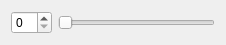
<?xml version="1.0" encoding="UTF-8"?>
<ui version="4.0">
 <class>SmallWidget</class>
 <widget class="QWidget" name="SmallWidget">
  <property name="geometry">
   <rect>
    <x>0</x>
    <y>0</y>
    <width>226</width>
    <height>44</height>
   </rect>
  </property>
  <property name="windowTitle">
   <string>Form</string>
  </property>
  <layout class="QHBoxLayout" name="horizontalLayout">
   <item>
    <widget class="QSpinBox" name="spinBox"/>
   </item>
   <item>
    <widget class="QSlider" name="horizontalSlider">
     <property name="orientation">
      <enum>Qt::Horizontal</enum>
     </property>
    </widget>
   </item>
  </layout>
 </widget>
 <resources/>
 <connections/>
</ui>
